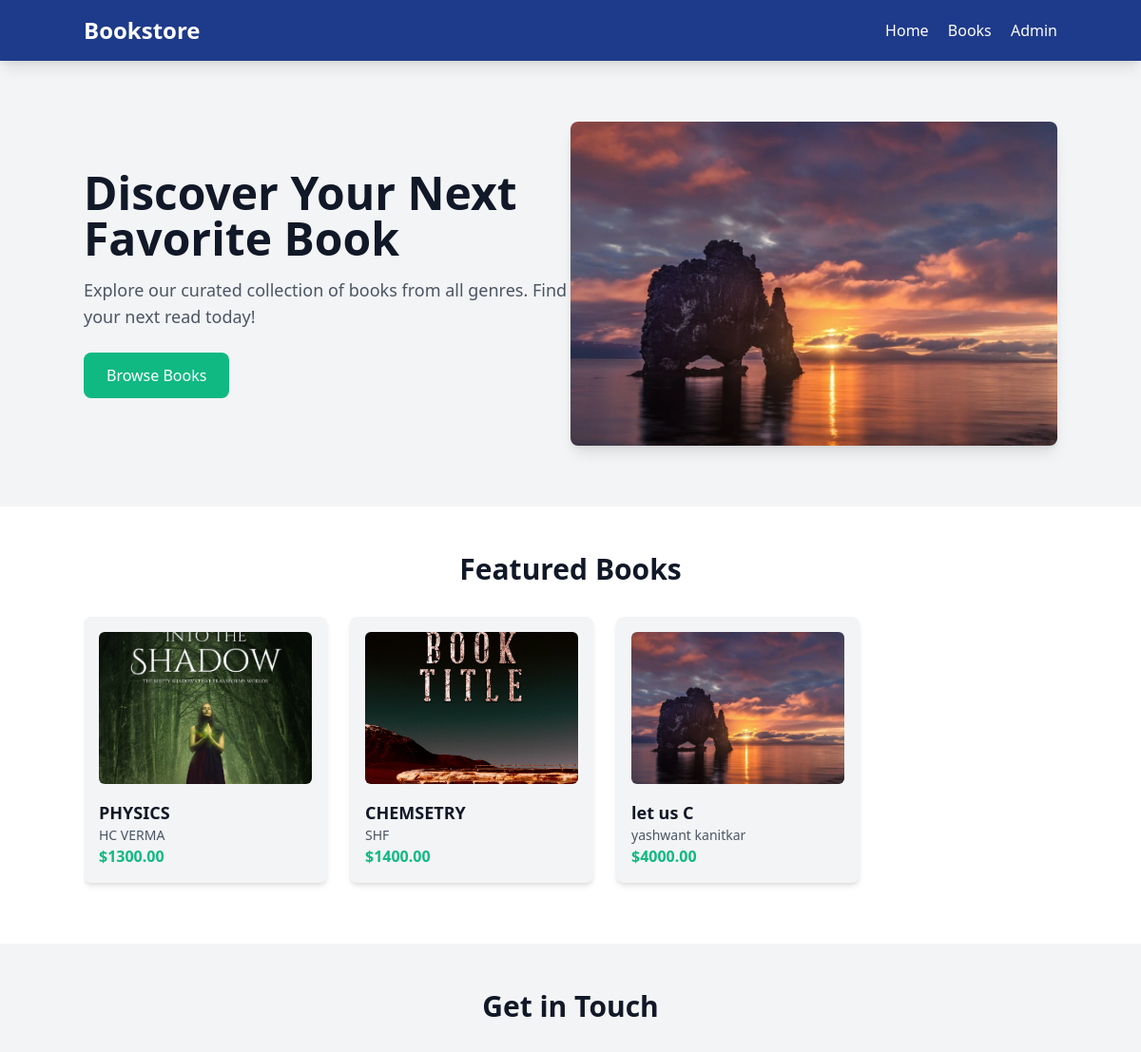
The app's page / (upper part), older data.
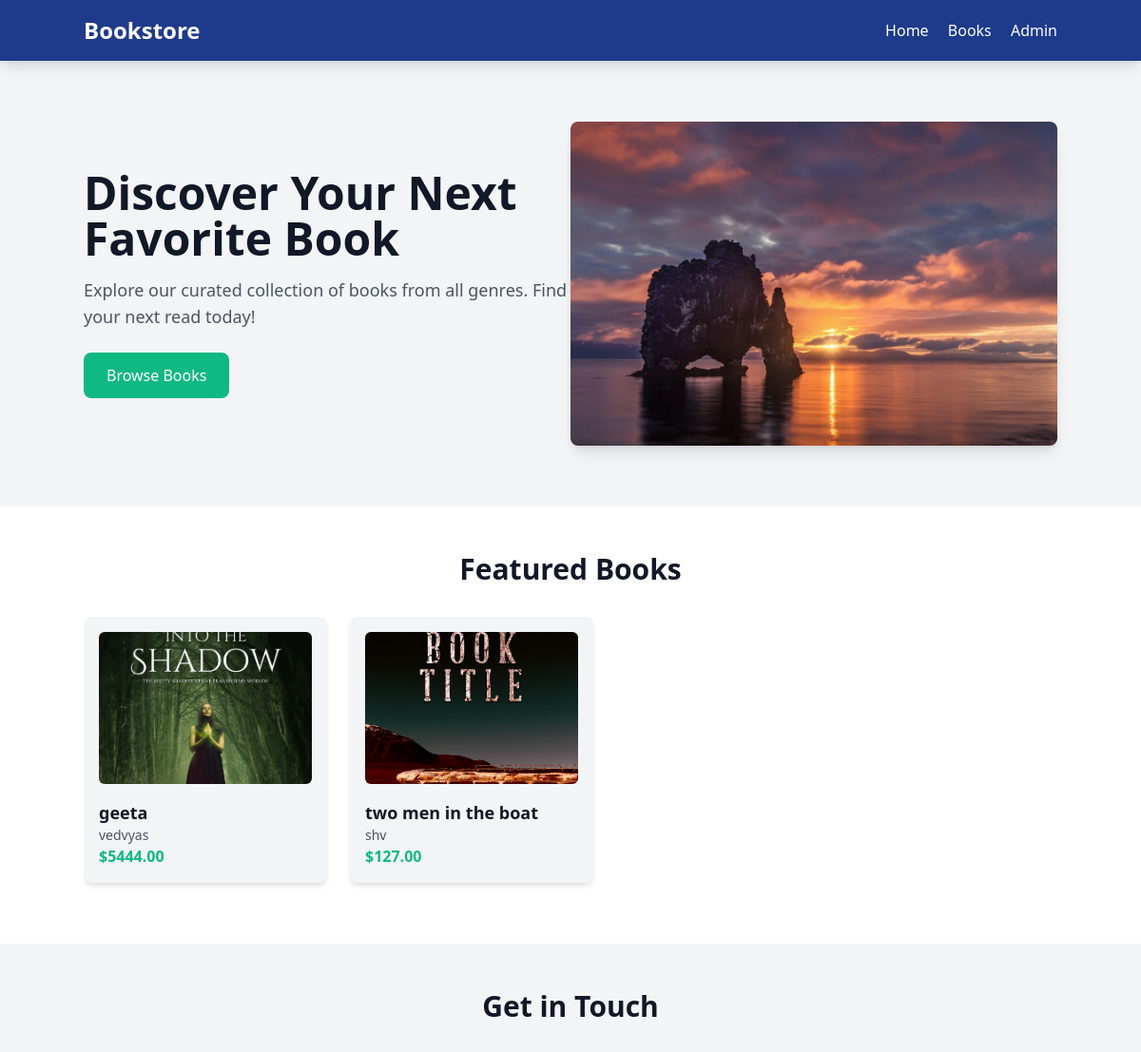
The same page, newer data.
### books/models.py (models this page shows, shortened)
class Book(models.Model):
    title = models.CharField(max_length=200)
    author = models.CharField(max_length=100)
    published_date = models.DateField()
    price = models.DecimalField(max_digits=6, decimal_places=2)
    is_visible = models.BooleanField(default=True)

### books/views.py (the view, shortened to what this page needs)
# urls.py: path('', views.HomeView.as_view(), name='home'),
class HomeView(TemplateView):
    template_name = 'books/home.html'
    def get_context_data(self, **kwargs):
        context = super().get_context_data(**kwargs)
        context['featured_books'] = Book.objects.filter(is_visible=True)[:10]
        return context

### books/templates/books/home.html (shortened to what this page needs)
{% extends "base.html" %}
{% load static %}
{% block content %}
    <nav class="bg-blue-900 text-white p-4 sticky top-0 z-50 shadow-lg">
        <div class="container mx-auto flex justify-between items-center">
            <a href="{% url 'books:home' %}" class="text-2xl font-bold">Bookstore</a>
            <div class="space-x-4">
                <a href="{% url 'books:home' %}" class="hover:text-green-400">Home</a>
                <a href="{% url 'books:book_list' %}" class="hover:text-green-400">Books</a>
                <a href="{% url 'admin:index' %}" class="hover:text-green-400">Admin</a>
            </div>
        </div>
    </nav>
    <section class="bg-gray-100 py-16">
        <div class="container mx-auto flex flex-col md:flex-row items-center">
            <div class="md:w-1/2 mb-8 md:mb-0">
                <h1 class="text-4xl md:text-5xl font-extrabold text-gray-900 mb-4">
                    Discover Your Next Favorite Book
                </h1>
                <p class="text-lg text-gray-600 mb-6">
                    Explore our curated collection of books from all genres. Find your next read today!
                </p>
                <a href="{% url 'books:book_list' %}" class="inline-block bg-green-500 text-white px-6 py-3 rounded-lg hover:bg-green-600 transition duration-300">
                    Browse Books
                </a>
            </div>
            <div class="md:w-1/2">
                <img src="{% static '\image\wp10238285.webp' %}" alt="Books" class="w-full rounded-lg shadow-lg">
            </div>
        </div>
    </section>
    <section class="py-12 bg-white">
        <div class="container mx-auto">
            <h2 class="text-3xl font-bold text-gray-900 text-center mb-8">Featured Books</h2>
            <div class="relative">
                <div class="flex overflow-x-auto snap-x snap-mandatory gap-6 pb-4">
                    {% for book in featured_books %}
                        <div class="snap-center flex-shrink-0 w-64 bg-gray-100 p-4 rounded-lg shadow-md">
                            {% if forloop.counter == 1 %}
                                <img src="{% static 'image\1003w-vAt8PH1CmqQ.webp' %}" alt="{{ book.title }}" class="w-full h-40 object-cover rounded-md mb-4">
                            {% elif forloop.counter == 2 %}
                                <img src="{% static 'image\bookdesign912.jpg' %}" alt="{{ book.title }}" class="w-full h-40 object-cover rounded-md mb-4">
                            {% elif forloop.counter == 3 %}
                                <img src="{% static 'image\wp10238285.webp' %}" alt="{{ book.title }}" class="w-full h-40 object-cover rounded-md mb-4">
                            {% else %}
                                <img src="{% static 'image\fantasy-book-cover-design-template-7c106a89a16f1290679ca91e3195b011_screen.jpg' %}" alt="{{ book.title }}" class="w-full h-40 object-cover rounded-md mb-4">
                            {% endif %}
                            <h3 class="text-lg font-semibold text-gray-900">{{ book.title }}</h3>
                            <p class="text-gray-600 text-sm">{{ book.author }}</p>
                            <p class="text-green-500 font-bold">${{ book.price }}</p>
                        </div>
                    {% empty %}
                        <p class="text-gray-600 text-center w-full">No featured books available.</p>
                    {% endfor %}
                </div>
            </div>
        </div>
    </section>
    <section class="py-12 bg-gray-100">
        <div class="container mx-auto max-w-lg">
            <h2 class="text-3xl font-bold text-gray-900 text-center mb-8">Get in Touch</h2>
        </div>
    </section>
{% endblock %}

Row changes from the older to the newer data that the page shows:
removed Book: title "PHYSICS", author "HC VERMA", price "1300.00"
removed Book: title "let us C", author "yashwant kanitkar", price "4000.00"
added Book: title "geeta", author "vedvyas", price "5444.00"
changed Book: title "CHEMSETRY" → "two men in the boat"; author "SHF" → "shv"; price "1400.00" → "127.00"
